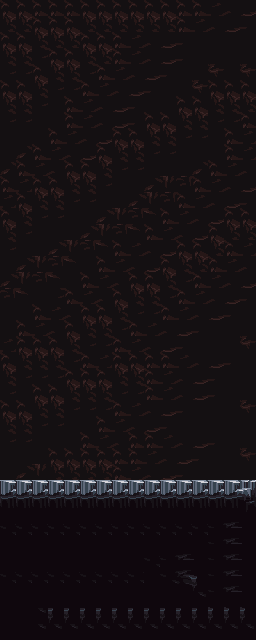

This game map was drawn from its Tiled (.tmx) file and the tilesets committed beside it. A one-line description and the trimmed map source follow:
An orthogonal 16x40 tile map with 16x16 px tiles, 2 tile layers (Tile Layer 2, Tile Layer 1).

<map version="1.10" tiledversion="1.11.2" orientation="orthogonal" renderorder="right-down" width="16" height="40" tilewidth="16" tileheight="16" infinite="0" nextlayerid="3" nextobjectid="1">
 <tileset firstgid="1" name="mainlev_build" tilewidth="16" tileheight="16" tilecount="4096" columns="64">
  <image source="../images/mainlev_build.png" width="1024" height="1024" />
 </tileset>
 <layer id="2" name="Tile Layer 2" width="16" height="40">
  <data>[640 cells, 529 non-empty, 16 distinct tile ids]</data>
 </layer>
 <layer id="1" name="Tile Layer 1" width="16" height="40">
  <data>[640 cells, 160 non-empty, 13 distinct tile ids]</data>
 </layer>
</map>
